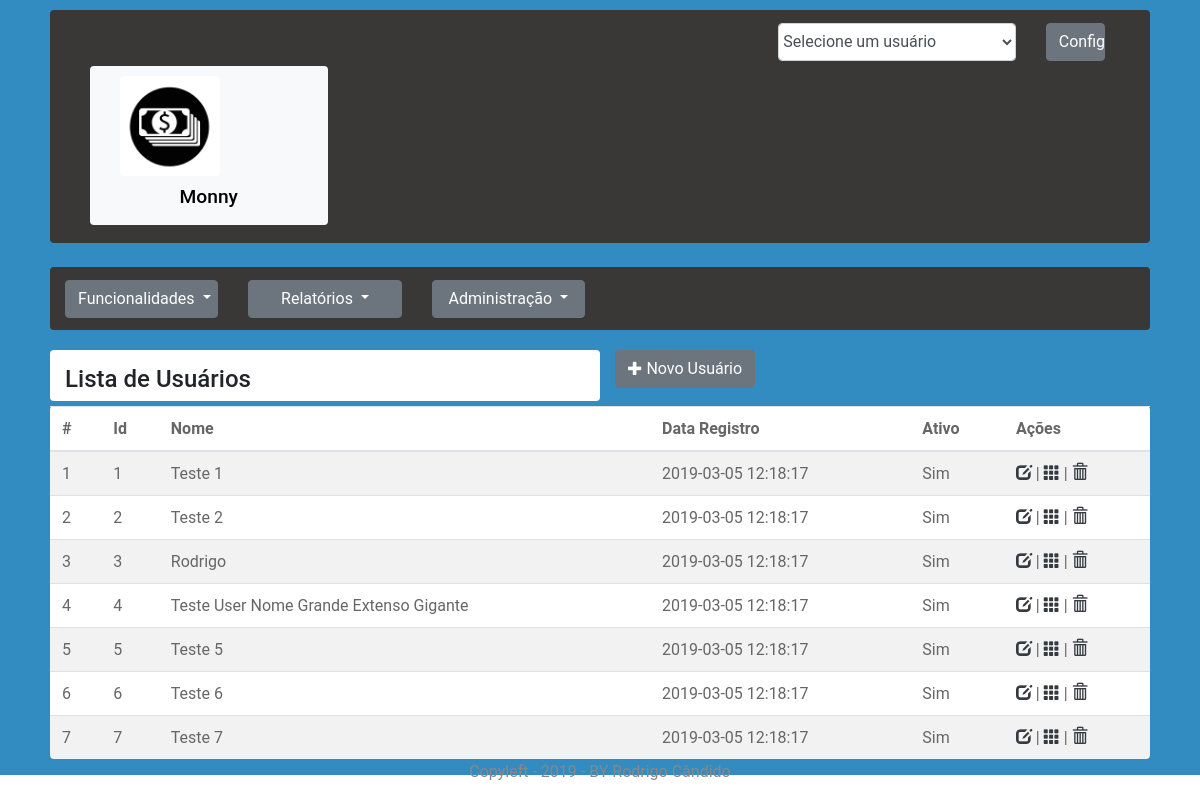
/Aplication/Monny/index.php/usuario/index, run on the app's committed database.
### tables this page shows
CREATE TABLE Usuario (
	Id INT AUTO_INCREMENT PRIMARY KEY NOT NULL,
	Data_registro TIMESTAMP DEFAULT CURRENT_TIMESTAMP,
	Ativo BOOLEAN DEFAULT TRUE,
	Nome VARCHAR(100) NOT NULL 
);

### Aplication/Monny/application/controllers/Usuario.php (called while the page is built, shortened)
<?php
class Usuario extends CI_Controller{
	protected $data;
	public function __construct()
	{
		$this->load->helper('url_helper');
		$this->load->helper('url');
		$this->load->helper('html');
		$this->load->helper('form');
		$this->load->library('form_validation');
		$this->load->library('session');
		$this->load->library('email');
		$this->load->helper('cookie');
		$this->load->model('Usuario_model');
		$this->data['list_usuarios_ativos'] = $this->Usuario_model->get_usuarios_ativos();
		$this->load->model('Usuario_atual_model');
		$this->data['usuario_atual_db'] = $this->Usuario_atual_model->get_usuario_atual(1);
		$this->data['usuario_atual'] = $this->Usuario_model->get_usuario($this->data['usuario_atual_db']['Usuario_id']);
	}
	public function index(){
		$this->lista_usuarios();
	}
	public function lista_usuarios($page = 'Lista Usuários'){
        $this->data['title'] = ucfirst($page);
        $this->load->model('Usuario_model', '', TRUE);
        $this->data['lista_usuarios'] = $this->Usuario_model->get_usuarios();
        $this->load->view('templates/header', $this->data);
        $this->load->view('usuario/usuario', $this->data);
        $this->load->view('templates/footer', $this->data);
	}
}
?>

### Aplication/Monny/index.php (called while the page is built, shortened)
<?php
require_once BASEPATH.'core/CodeIgniter.php';

### Aplication/Monny/application/models/usuario_model.php (called while the page is built, shortened)
<?php
class Usuario_model extends CI_model{
	public function get_usuarios(){
        $query = $this->db->query("
					SELECT *
					FROM usuario ");
		return $query->result_array();
    }
}
?>

### Aplication/Monny/application/views/usuario/usuario.php (the view)
<html>
    <div class='col-lg-12'>
    	<div class='row'>
    		<div class='col-lg-6 table rounded titulo-tabela'>
    			<h1>Lista de Usuários</h1>
    		</div>
    		<div class='col-lg-2 titulo-tabela'>
    			<?php
    			echo "<a class='btn btn-secondary' href='".base_url()."index.php/usuario/create'><span class='glyphicon glyphicon-plus'></span> Novo Usuário</a>";
				?>
    		</div>
    	</div>
    	<div class='row'>
	    	<table class='table table-striped rounded col-lg-12'>
			  <thead class='rounded'>
			    <tr>
			      <th>#</th>
			      <th>Id</th>
			      <th>Nome</th>
			      <th>Data Registro</th>
			      <th>Ativo</th>
			      <th>Ações</th>
			    </tr>
			  </thead>
			  <tbody>
			  	<?php
			  	for($i = 0; $i < count($lista_usuarios); $i++)
				{
					echo '<tr>';
						echo '<td>'.($i + 1).'</td>';
						echo '<td>'.$lista_usuarios[$i]['Id'].'</td>';
						echo '<td>'.$lista_usuarios[$i]['Nome'].'</td>';
						echo '<td>'.$lista_usuarios[$i]['Data_registro'].'</td>';
						echo '<td>'.(($lista_usuarios[$i]['Ativo'] == 1) ? 'Sim' : 'Não').'</td>';
						echo "<td>";
							echo "<a href='".base_url()."index.php/usuario/edit/".$lista_usuarios[$i]['Id']."' title='Editar' style='cursor: pointer;' class='glyphicon glyphicon-edit text-dark'></a>  |  ";
							echo "<a href='".base_url()."index.php/usuario/detalhes/".$lista_usuarios[$i]['Id']."' title='Detalhes' style='cursor: pointer;' class='glyphicon glyphicon-th text-dark'></a>  |  ";
							echo "<a href='".base_url()."index.php/usuario/deletar/".$lista_usuarios[$i]['Id']."' title='Apagar' style='cursor: pointer;' class='glyphicon glyphicon-trash text-dark'></a>";
						echo "</td>";
					echo '</tr>';
				}
				?>
			  </tbody>
			</table>
		</div>
	</div>
</html>

### Aplication/Monny/content/css/site.css (style rules this page uses)
.table { background-color: white; }
.titulo-tabela { margin-top: 20px; margin-bottom: 5px; }

### Aplication/Monny/content/css/default.css (style rules this page uses)
a { display: inline-block; text-decoration: none; color: #fff; -webkit-transition: all 0.3s; transition: all 0.3s; }
body { overflow-x: hidden; }
span { display: inline-block; }
span { font-size: 0.9em; }
table { font-size: 1em; color: #666; }
body { font-family: "Roboto", sans-serif; font-size: 1rem; font-weight: normal; line-height: 1.5; color: #212529; background-color: #fff; }
a { color: #336CD2; text-decoration: none; }
h1, h2, h3, h4, h5, h6, .h1, .h2, .h3, .h4, .h5, .h6 { margin-bottom: 0.5rem; font-family: inherit; font-weight: 500; line-height: 1.1; color: inherit; }
h1, .h1 { font-size: 1.5rem; }

### data on the page
usuario: Id "1", Nome "Teste 1", Data_registro "2019-03-05 12:18:17", Ativo "Sim"
usuario: Id "2", Nome "Teste 2", Data_registro "2019-03-05 12:18:17", Ativo "Sim"
usuario: Id "3", Nome "Rodrigo", Data_registro "2019-03-05 12:18:17", Ativo "Sim"
usuario: Id "4", Nome "Teste User Nome Grande Extenso Gigante", Data_registro "2019-03-05 12:18:17", Ativo "Sim"
usuario: Id "5", Nome "Teste 5", Data_registro "2019-03-05 12:18:17", Ativo "Sim"
usuario: Id "6", Nome "Teste 6", Data_registro "2019-03-05 12:18:17", Ativo "Sim"
usuario: Id "7", Nome "Teste 7", Data_registro "2019-03-05 12:18:17", Ativo "Sim"
